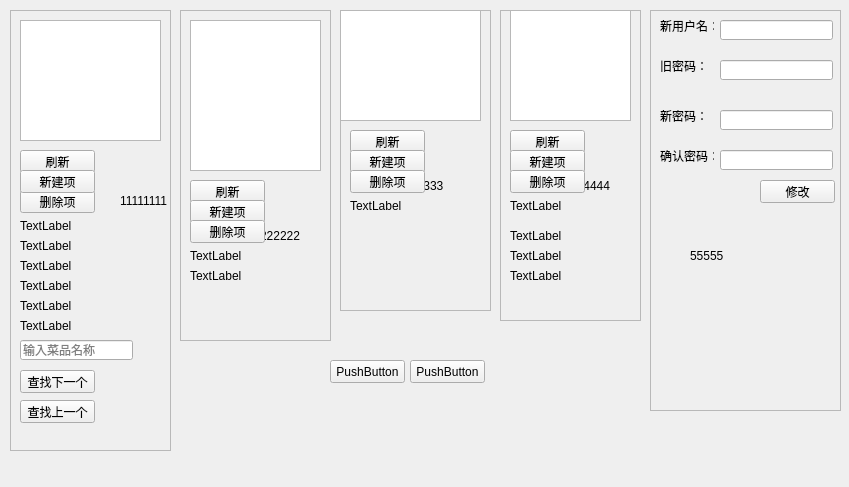
<?xml version="1.0" encoding="UTF-8"?>
<ui version="4.0">
 <class>MainWindow</class>
 <widget class="QMainWindow" name="MainWindow">
  <property name="geometry">
   <rect>
    <x>0</x>
    <y>0</y>
    <width>849</width>
    <height>487</height>
   </rect>
  </property>
  <property name="windowTitle">
   <string>MainWindow</string>
  </property>
  <widget class="QWidget" name="centralWidget">
   <widget class="QFrame" name="frameTab1">
    <property name="geometry">
     <rect>
      <x>10</x>
      <y>10</y>
      <width>161</width>
      <height>441</height>
     </rect>
    </property>
    <property name="frameShape">
     <enum>QFrame::StyledPanel</enum>
    </property>
    <property name="frameShadow">
     <enum>QFrame::Raised</enum>
    </property>
    <widget class="QPushButton" name="btnMenuRefresh">
     <property name="geometry">
      <rect>
       <x>10</x>
       <y>140</y>
       <width>75</width>
       <height>23</height>
      </rect>
     </property>
     <property name="text">
      <string>刷新</string>
     </property>
    </widget>
    <widget class="QTableView" name="tvMenu">
     <property name="geometry">
      <rect>
       <x>10</x>
       <y>10</y>
       <width>141</width>
       <height>121</height>
      </rect>
     </property>
    </widget>
    <widget class="QPushButton" name="btnMenuDelete">
     <property name="geometry">
      <rect>
       <x>10</x>
       <y>180</y>
       <width>75</width>
       <height>23</height>
      </rect>
     </property>
     <property name="text">
      <string>删除项</string>
     </property>
    </widget>
    <widget class="QPushButton" name="btnMenuNew">
     <property name="geometry">
      <rect>
       <x>10</x>
       <y>160</y>
       <width>75</width>
       <height>23</height>
      </rect>
     </property>
     <property name="text">
      <string>新建项</string>
     </property>
    </widget>
    <widget class="QLabel" name="labelTab1">
     <property name="geometry">
      <rect>
       <x>110</x>
       <y>180</y>
       <width>51</width>
       <height>21</height>
      </rect>
     </property>
     <property name="autoFillBackground">
      <bool>false</bool>
     </property>
     <property name="text">
      <string>11111111</string>
     </property>
    </widget>
    <widget class="QLabel" name="labelMenuTotal">
     <property name="geometry">
      <rect>
       <x>10</x>
       <y>210</y>
       <width>54</width>
       <height>12</height>
      </rect>
     </property>
     <property name="text">
      <string>TextLabel</string>
     </property>
    </widget>
    <widget class="QLabel" name="labelMenuNum1">
     <property name="geometry">
      <rect>
       <x>10</x>
       <y>230</y>
       <width>54</width>
       <height>12</height>
      </rect>
     </property>
     <property name="text">
      <string>TextLabel</string>
     </property>
    </widget>
    <widget class="QLabel" name="labelMenuNum2">
     <property name="geometry">
      <rect>
       <x>10</x>
       <y>250</y>
       <width>54</width>
       <height>12</height>
      </rect>
     </property>
     <property name="text">
      <string>TextLabel</string>
     </property>
    </widget>
    <widget class="QLabel" name="labelMenuNum3">
     <property name="geometry">
      <rect>
       <x>10</x>
       <y>270</y>
       <width>54</width>
       <height>12</height>
      </rect>
     </property>
     <property name="text">
      <string>TextLabel</string>
     </property>
    </widget>
    <widget class="QLabel" name="labelMenuNum4">
     <property name="geometry">
      <rect>
       <x>10</x>
       <y>290</y>
       <width>54</width>
       <height>12</height>
      </rect>
     </property>
     <property name="text">
      <string>TextLabel</string>
     </property>
    </widget>
    <widget class="QLabel" name="labelMenuNum5">
     <property name="geometry">
      <rect>
       <x>10</x>
       <y>310</y>
       <width>54</width>
       <height>12</height>
      </rect>
     </property>
     <property name="text">
      <string>TextLabel</string>
     </property>
    </widget>
    <widget class="QLineEdit" name="lineEditFind">
     <property name="geometry">
      <rect>
       <x>10</x>
       <y>330</y>
       <width>113</width>
       <height>20</height>
      </rect>
     </property>
     <property name="placeholderText">
      <string>输入菜品名称</string>
     </property>
    </widget>
    <widget class="QPushButton" name="btnFindNext">
     <property name="geometry">
      <rect>
       <x>10</x>
       <y>360</y>
       <width>75</width>
       <height>23</height>
      </rect>
     </property>
     <property name="text">
      <string>查找下一个</string>
     </property>
    </widget>
    <widget class="QPushButton" name="btnFindLast">
     <property name="geometry">
      <rect>
       <x>10</x>
       <y>390</y>
       <width>75</width>
       <height>23</height>
      </rect>
     </property>
     <property name="text">
      <string>查找上一个</string>
     </property>
    </widget>
    <zorder>labelTab1</zorder>
    <zorder>btnMenuRefresh</zorder>
    <zorder>tvMenu</zorder>
    <zorder>btnMenuDelete</zorder>
    <zorder>btnMenuNew</zorder>
    <zorder>labelMenuTotal</zorder>
    <zorder>labelMenuNum1</zorder>
    <zorder>labelMenuNum2</zorder>
    <zorder>labelMenuNum3</zorder>
    <zorder>labelMenuNum4</zorder>
    <zorder>labelMenuNum5</zorder>
    <zorder>lineEditFind</zorder>
    <zorder>btnFindNext</zorder>
    <zorder>btnFindLast</zorder>
   </widget>
   <widget class="QFrame" name="frameTab3">
    <property name="geometry">
     <rect>
      <x>340</x>
      <y>10</y>
      <width>151</width>
      <height>301</height>
     </rect>
    </property>
    <property name="frameShape">
     <enum>QFrame::StyledPanel</enum>
    </property>
    <property name="frameShadow">
     <enum>QFrame::Raised</enum>
    </property>
    <widget class="QTableView" name="tvGuest">
     <property name="geometry">
      <rect>
       <x>0</x>
       <y>0</y>
       <width>141</width>
       <height>111</height>
      </rect>
     </property>
    </widget>
    <widget class="QPushButton" name="btnGuestRefresh">
     <property name="geometry">
      <rect>
       <x>10</x>
       <y>120</y>
       <width>75</width>
       <height>23</height>
      </rect>
     </property>
     <property name="text">
      <string>刷新</string>
     </property>
    </widget>
    <widget class="QPushButton" name="btnGuestNew">
     <property name="geometry">
      <rect>
       <x>10</x>
       <y>140</y>
       <width>75</width>
       <height>23</height>
      </rect>
     </property>
     <property name="text">
      <string>新建项</string>
     </property>
    </widget>
    <widget class="QPushButton" name="btnGuestDelete">
     <property name="geometry">
      <rect>
       <x>10</x>
       <y>160</y>
       <width>75</width>
       <height>23</height>
      </rect>
     </property>
     <property name="text">
      <string>删除项</string>
     </property>
    </widget>
    <widget class="QLabel" name="labelTab3">
     <property name="geometry">
      <rect>
       <x>70</x>
       <y>170</y>
       <width>54</width>
       <height>12</height>
      </rect>
     </property>
     <property name="text">
      <string>33333</string>
     </property>
    </widget>
    <widget class="QLabel" name="labelGuestCount">
     <property name="geometry">
      <rect>
       <x>10</x>
       <y>190</y>
       <width>54</width>
       <height>12</height>
      </rect>
     </property>
     <property name="text">
      <string>TextLabel</string>
     </property>
    </widget>
    <zorder>labelTab3</zorder>
    <zorder>tvGuest</zorder>
    <zorder>btnGuestRefresh</zorder>
    <zorder>btnGuestNew</zorder>
    <zorder>btnGuestDelete</zorder>
    <zorder>labelGuestCount</zorder>
   </widget>
   <widget class="QFrame" name="frameTab4">
    <property name="geometry">
     <rect>
      <x>500</x>
      <y>10</y>
      <width>141</width>
      <height>311</height>
     </rect>
    </property>
    <property name="frameShape">
     <enum>QFrame::StyledPanel</enum>
    </property>
    <property name="frameShadow">
     <enum>QFrame::Raised</enum>
    </property>
    <widget class="QTableView" name="tvOther">
     <property name="geometry">
      <rect>
       <x>10</x>
       <y>0</y>
       <width>121</width>
       <height>111</height>
      </rect>
     </property>
    </widget>
    <widget class="QPushButton" name="btnOtherRefresh">
     <property name="geometry">
      <rect>
       <x>10</x>
       <y>120</y>
       <width>75</width>
       <height>23</height>
      </rect>
     </property>
     <property name="text">
      <string>刷新</string>
     </property>
    </widget>
    <widget class="QPushButton" name="btnOtherNew">
     <property name="geometry">
      <rect>
       <x>10</x>
       <y>140</y>
       <width>75</width>
       <height>23</height>
      </rect>
     </property>
     <property name="text">
      <string>新建项</string>
     </property>
    </widget>
    <widget class="QPushButton" name="btnOtherDelete">
     <property name="geometry">
      <rect>
       <x>10</x>
       <y>160</y>
       <width>75</width>
       <height>23</height>
      </rect>
     </property>
     <property name="text">
      <string>删除项</string>
     </property>
    </widget>
    <widget class="QLabel" name="labelTab4">
     <property name="geometry">
      <rect>
       <x>70</x>
       <y>170</y>
       <width>54</width>
       <height>12</height>
      </rect>
     </property>
     <property name="text">
      <string>444444</string>
     </property>
    </widget>
    <widget class="QLabel" name="labelOtherCount">
     <property name="geometry">
      <rect>
       <x>10</x>
       <y>190</y>
       <width>54</width>
       <height>12</height>
      </rect>
     </property>
     <property name="text">
      <string>TextLabel</string>
     </property>
    </widget>
    <widget class="QLabel" name="labelOtherNum1">
     <property name="geometry">
      <rect>
       <x>10</x>
       <y>220</y>
       <width>54</width>
       <height>12</height>
      </rect>
     </property>
     <property name="text">
      <string>TextLabel</string>
     </property>
    </widget>
    <widget class="QLabel" name="labelOtherNum2">
     <property name="geometry">
      <rect>
       <x>10</x>
       <y>240</y>
       <width>54</width>
       <height>12</height>
      </rect>
     </property>
     <property name="text">
      <string>TextLabel</string>
     </property>
    </widget>
    <widget class="QLabel" name="labelOtherNum3">
     <property name="geometry">
      <rect>
       <x>10</x>
       <y>260</y>
       <width>54</width>
       <height>12</height>
      </rect>
     </property>
     <property name="text">
      <string>TextLabel</string>
     </property>
    </widget>
    <zorder>labelTab4</zorder>
    <zorder>tvOther</zorder>
    <zorder>btnOtherRefresh</zorder>
    <zorder>btnOtherNew</zorder>
    <zorder>btnOtherDelete</zorder>
    <zorder>labelOtherCount</zorder>
    <zorder>labelOtherNum1</zorder>
    <zorder>labelOtherNum2</zorder>
    <zorder>labelOtherNum3</zorder>
   </widget>
   <widget class="QFrame" name="frameTab2">
    <property name="geometry">
     <rect>
      <x>180</x>
      <y>10</y>
      <width>151</width>
      <height>331</height>
     </rect>
    </property>
    <property name="frameShape">
     <enum>QFrame::StyledPanel</enum>
    </property>
    <property name="frameShadow">
     <enum>QFrame::Raised</enum>
    </property>
    <widget class="QTableView" name="tvTable">
     <property name="geometry">
      <rect>
       <x>10</x>
       <y>10</y>
       <width>131</width>
       <height>151</height>
      </rect>
     </property>
    </widget>
    <widget class="QPushButton" name="btnTableRefresh">
     <property name="geometry">
      <rect>
       <x>10</x>
       <y>170</y>
       <width>75</width>
       <height>23</height>
      </rect>
     </property>
     <property name="text">
      <string>刷新</string>
     </property>
    </widget>
    <widget class="QPushButton" name="btnTableNew">
     <property name="geometry">
      <rect>
       <x>10</x>
       <y>190</y>
       <width>75</width>
       <height>23</height>
      </rect>
     </property>
     <property name="text">
      <string>新建项</string>
     </property>
    </widget>
    <widget class="QPushButton" name="btnTableDelete">
     <property name="geometry">
      <rect>
       <x>10</x>
       <y>210</y>
       <width>75</width>
       <height>23</height>
      </rect>
     </property>
     <property name="text">
      <string>删除项</string>
     </property>
    </widget>
    <widget class="QLabel" name="labelTab2">
     <property name="geometry">
      <rect>
       <x>80</x>
       <y>220</y>
       <width>54</width>
       <height>12</height>
      </rect>
     </property>
     <property name="text">
      <string>222222</string>
     </property>
    </widget>
    <widget class="QLabel" name="labelTableCount">
     <property name="geometry">
      <rect>
       <x>10</x>
       <y>240</y>
       <width>54</width>
       <height>12</height>
      </rect>
     </property>
     <property name="text">
      <string>TextLabel</string>
     </property>
    </widget>
    <widget class="QLabel" name="labelTableNum">
     <property name="geometry">
      <rect>
       <x>10</x>
       <y>260</y>
       <width>54</width>
       <height>12</height>
      </rect>
     </property>
     <property name="text">
      <string>TextLabel</string>
     </property>
    </widget>
    <zorder>labelTab2</zorder>
    <zorder>tvTable</zorder>
    <zorder>btnTableRefresh</zorder>
    <zorder>btnTableNew</zorder>
    <zorder>btnTableDelete</zorder>
    <zorder>labelTableCount</zorder>
    <zorder>labelTableNum</zorder>
   </widget>
   <widget class="QFrame" name="frameTab5">
    <property name="geometry">
     <rect>
      <x>650</x>
      <y>10</y>
      <width>191</width>
      <height>401</height>
     </rect>
    </property>
    <property name="frameShape">
     <enum>QFrame::StyledPanel</enum>
    </property>
    <property name="frameShadow">
     <enum>QFrame::Raised</enum>
    </property>
    <widget class="QLineEdit" name="lineEditChangeName">
     <property name="geometry">
      <rect>
       <x>70</x>
       <y>10</y>
       <width>113</width>
       <height>20</height>
      </rect>
     </property>
    </widget>
    <widget class="QLabel" name="labelChangeNewpw">
     <property name="geometry">
      <rect>
       <x>10</x>
       <y>100</y>
       <width>54</width>
       <height>12</height>
      </rect>
     </property>
     <property name="text">
      <string>新密码：</string>
     </property>
    </widget>
    <widget class="QLabel" name="labelChangeName">
     <property name="geometry">
      <rect>
       <x>10</x>
       <y>10</y>
       <width>54</width>
       <height>12</height>
      </rect>
     </property>
     <property name="text">
      <string>新用户名：</string>
     </property>
    </widget>
    <widget class="QPushButton" name="btnChange">
     <property name="geometry">
      <rect>
       <x>110</x>
       <y>170</y>
       <width>75</width>
       <height>23</height>
      </rect>
     </property>
     <property name="text">
      <string>修改</string>
     </property>
    </widget>
    <widget class="QLineEdit" name="lineEditNewpw">
     <property name="geometry">
      <rect>
       <x>70</x>
       <y>100</y>
       <width>113</width>
       <height>20</height>
      </rect>
     </property>
     <property name="echoMode">
      <enum>QLineEdit::Password</enum>
     </property>
    </widget>
    <widget class="QLineEdit" name="lineEditConfirmpw">
     <property name="geometry">
      <rect>
       <x>70</x>
       <y>140</y>
       <width>113</width>
       <height>20</height>
      </rect>
     </property>
     <property name="echoMode">
      <enum>QLineEdit::Password</enum>
     </property>
    </widget>
    <widget class="QLabel" name="labelChangeConfirm">
     <property name="geometry">
      <rect>
       <x>10</x>
       <y>140</y>
       <width>54</width>
       <height>12</height>
      </rect>
     </property>
     <property name="text">
      <string>确认密码：</string>
     </property>
    </widget>
    <widget class="QLineEdit" name="lineEditChangepw">
     <property name="geometry">
      <rect>
       <x>70</x>
       <y>50</y>
       <width>113</width>
       <height>20</height>
      </rect>
     </property>
     <property name="echoMode">
      <enum>QLineEdit::Password</enum>
     </property>
    </widget>
    <widget class="QLabel" name="labelChangeOldpw">
     <property name="geometry">
      <rect>
       <x>10</x>
       <y>50</y>
       <width>54</width>
       <height>12</height>
      </rect>
     </property>
     <property name="text">
      <string>旧密码：</string>
     </property>
    </widget>
    <widget class="QLabel" name="labelTab5">
     <property name="geometry">
      <rect>
       <x>40</x>
       <y>240</y>
       <width>54</width>
       <height>12</height>
      </rect>
     </property>
     <property name="text">
      <string>55555</string>
     </property>
    </widget>
    <zorder>labelTab5</zorder>
    <zorder>lineEditChangeName</zorder>
    <zorder>labelChangeNewpw</zorder>
    <zorder>labelChangeName</zorder>
    <zorder>btnChange</zorder>
    <zorder>lineEditNewpw</zorder>
    <zorder>lineEditConfirmpw</zorder>
    <zorder>labelChangeConfirm</zorder>
    <zorder>lineEditChangepw</zorder>
    <zorder>labelChangeOldpw</zorder>
   </widget>
   <widget class="QPushButton" name="btnClose">
    <property name="geometry">
     <rect>
      <x>330</x>
      <y>360</y>
      <width>75</width>
      <height>23</height>
     </rect>
    </property>
    <property name="text">
     <string>PushButton</string>
    </property>
   </widget>
   <widget class="QPushButton" name="btnMin">
    <property name="geometry">
     <rect>
      <x>410</x>
      <y>360</y>
      <width>75</width>
      <height>23</height>
     </rect>
    </property>
    <property name="text">
     <string>PushButton</string>
    </property>
   </widget>
   <widget class="QLabel" name="labelUsername">
    <property name="geometry">
     <rect>
      <x>330</x>
      <y>390</y>
      <width>54</width>
      <height>12</height>
     </rect>
    </property>
    <property name="text">
     <string/>
    </property>
   </widget>
  </widget>
 </widget>
 <layoutdefault spacing="6" margin="11"/>
 <resources/>
 <connections/>
</ui>
